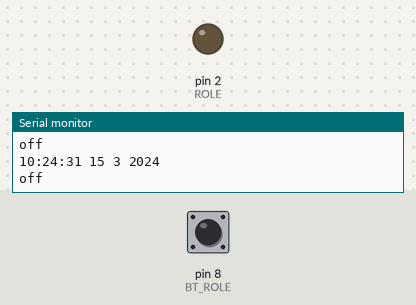
Simulated run of this sketch. Board: Arduino Uno, built with avr-gcc and run on an emulated ATmega328P. On the bench: output pins drawn as LEDs (lit = HIGH), the last lines printed to the serial monitor. Wiring (inferred from the names in the program): DS1307 clock at I2C address 0x68. Inputs (shaded band) come from the test bench; at power-on: pin 8 (BT_ROLE) HIGH. The local clock reads 2024-03-15 10:24:30 at power-on unless the sketch sets it.

Above: at 1.3 s.
1.4 s: pin 8 (BT_ROLE) pulled LOW for 0.6 s
At 1.9 s:
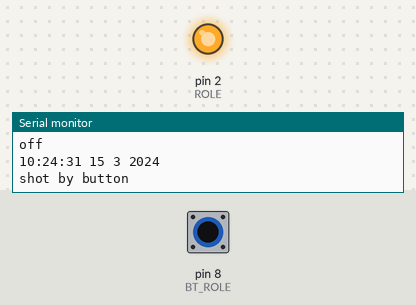
3.5 s: pin 8 (BT_ROLE) pulled LOW for 3.2 s
At 7.7 s:
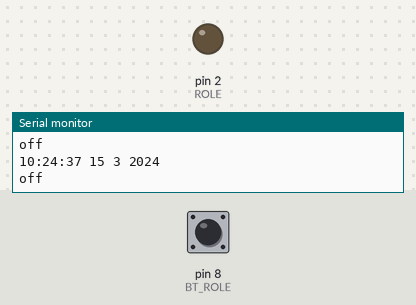
8.5 s: pin 8 (BT_ROLE) driven LOW
At 9.1 s:
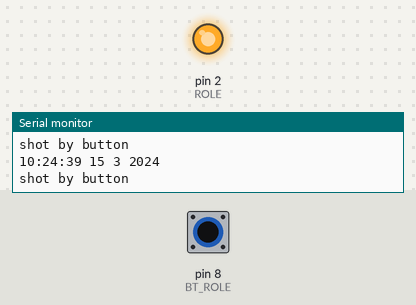
11.5 s: pin 8 (BT_ROLE) driven HIGH
At 11.9 s:
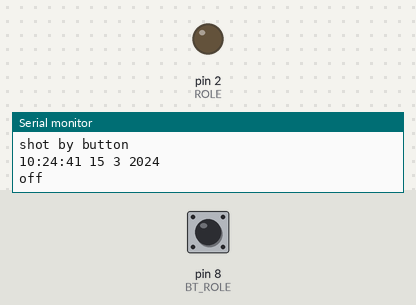
Timing chart, 0 to 14.0 s (numbered marks = the images above; inputs shaded):
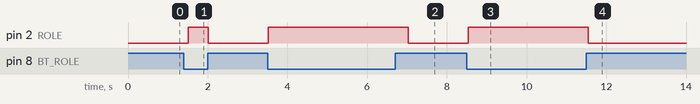

Measured:
- after the input at 1.4 s, pin 2 (ROLE): LOW → HIGH after 0.11 s, → LOW 0.50 s later
- after the input at 3.5 s, pin 2 (ROLE): LOW → HIGH at once, → LOW 3.5 s later
- after the input at 8.5 s, pin 2 (ROLE): LOW → HIGH at once
- after the input at 11.5 s, pin 2 (ROLE): HIGH → LOW after 0.05 s

The sketch:

CODE_CSC_NEW.ino
```cpp
#define ROLE 2
#define BT_ROLE 8
//====================== RTC
#include <Wire.h>
/* Địa chỉ của DS1307 */
const byte DS1307 = 0x68;
/* Số byte dữ liệu sẽ đọc từ DS1307 */
const byte NumberOfFields = 7;
/* khai báo các biến thời gian */
int second, minute, hour, day, wday, month, year;
//======================
int bien = 0;
//====================
int read_button() { // doc gia tri nut bam ROLE
  return !digitalRead(BT_ROLE);
}

/* cài đặt thời gian cho DS1307 */
void setTime(byte hr, byte min, byte sec, byte wd, byte d, byte mth, byte yr)
{
        Wire.beginTransmission(DS1307);
        Wire.write(byte(0x00)); // đặt lại pointer
        Wire.write(dec2bcd(sec));
        Wire.write(dec2bcd(min));
        Wire.write(dec2bcd(hr));
        Wire.write(dec2bcd(wd)); // day of week: Sunday = 1, Saturday = 7
        Wire.write(dec2bcd(d));
        Wire.write(dec2bcd(mth));
        Wire.write(dec2bcd(yr));
        Wire.endTransmission();
}
void readDS1307()
{
        Wire.beginTransmission(DS1307);
        Wire.write((byte)0x00);
        Wire.endTransmission();
        Wire.requestFrom(DS1307, NumberOfFields);

        second = bcd2dec(Wire.read() & 0x7f);
        minute = bcd2dec(Wire.read() );
        hour   = bcd2dec(Wire.read() & 0x3f); // chế độ 24h.
        wday   = bcd2dec(Wire.read() );
        day    = bcd2dec(Wire.read() );
        month  = bcd2dec(Wire.read() );
        year   = bcd2dec(Wire.read() );
        year += 2000;
}
/* Chuyển từ format BCD (Binary-Coded Decimal) sang Decimal */
int bcd2dec(byte num)
{
        return ((num/16 * 10) + (num % 16));
}
/* Chuyển từ Decimal sang BCD */
int dec2bcd(byte num)
{
        return ((num/10 * 16) + (num % 10));
}

void digitalClockDisplay(){
    // digital clock display of the time
    Serial.print(hour);
    printDigits(minute);
    printDigits(second);
    Serial.print(" ");
    Serial.print(day);
    Serial.print(" ");
    Serial.print(month);
    Serial.print(" ");
    Serial.print(year);
    Serial.println();
}

void printDigits(int digits){
    // các thành phần thời gian được ngăn chách bằng dấu :
    Serial.print(":");

    if(digits < 10)
        Serial.print('0');
    Serial.print(digits);
}
void setup () {
  Wire.begin();
  /* cài đặt thời gian cho module */
  //setTime(1, 21, 00, 5, 21, 12, 17); // 12:30:45 CN 08-02-2015
  Serial.begin (115200);
  pinMode(BT_ROLE, INPUT_PULLUP);
  pinMode(ROLE, OUTPUT);
}
void loop () {
  //=========== doc chuoi dai tu monitor
//  if(Serial.available() > 0){
//   // Đọc giá trị nhận được từ bluetooth
//   bien = Serial.read();
// }
 //========== cap nhat chuoi rong

  if (read_button()) {
    digitalWrite(ROLE, 1);
    Serial.println("shot by button");
    delay(500);
  }else if(hour % 2== 0 && minute == 0) { // min khong can full vi qua 1p phai ngung bom, nhung delay 5p
    digitalWrite(ROLE, 1);
    Serial.println("shot by time");
  } else {
    digitalWrite(ROLE, 0);
    Serial.println("off");
    delay(500);
  }

  readDS1307();
  /* Hiển thị thời gian ra Serial monitor */
  digitalClockDisplay();

}
```
